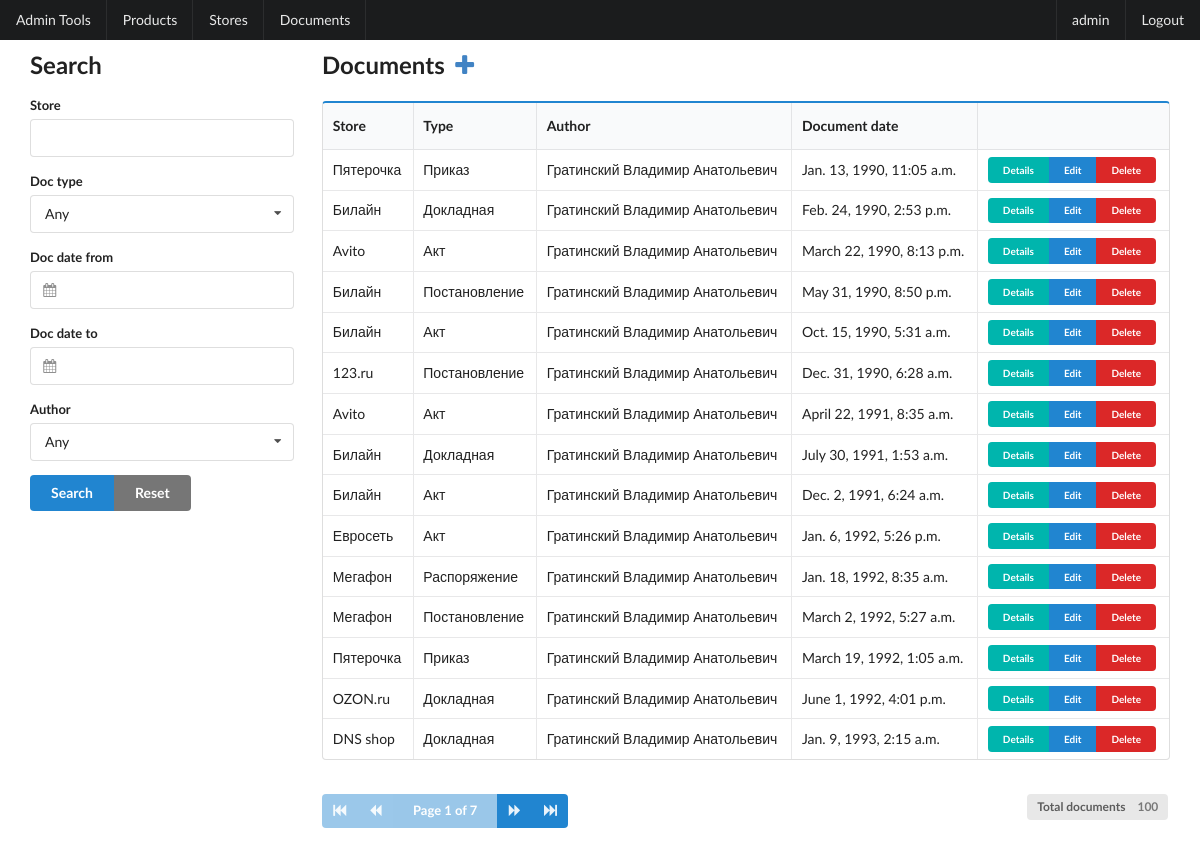
/documents/ (signed in), run on the app's committed database.
### shop/models.py (models this page shows, shortened)
class User(AbstractUser):
    patronymic = models.CharField(_('patronymic'), max_length=30, blank=True)
    date_changed = models.DateTimeField(auto_now=True)
    group = models.ForeignKey(AccessGroup, models.SET_NULL, null=True)
    objects = CustomUserManager()
    def get_full_name(self):
        full_name = '%s %s %s' % (self.last_name, self.first_name, self.patronymic)
        return full_name.strip()
    @property
    def available_types(self):
        if self.group is None:
            return None
        return self.group.doctypes.values_list('id', flat=True)
    def __str__(self):
        return self.get_full_name()
    class Meta:
        db_table = 'users'

class DocumentType(models.Model):
    name = models.CharField(max_length=128, unique=True)
    date_created = models.DateTimeField(auto_now_add=True)
    date_changed = models.DateTimeField(auto_now=True)
    class Meta:
        db_table = 'doc_types'
    def __str__(self):
        return self.name

class Document(models.Model):
    store = models.ForeignKey(Store, models.CASCADE, related_name='documents')
    doc_type = models.ForeignKey(DocumentType, models.CASCADE, related_name='documents')
    doc_date = models.DateTimeField()
    author = models.ForeignKey(settings.AUTH_USER_MODEL, models.PROTECT, related_name='documents')
    date_created = models.DateTimeField(auto_now_add=True)
    date_changed = models.DateTimeField(auto_now=True)
    class Meta:
        db_table = 'documents'

class Store(models.Model):
    name = models.CharField(max_length=128, unique=True)
    date_created = models.DateTimeField(auto_now_add=True)
    date_changed = models.DateTimeField(auto_now=True)
    class Meta:
        db_table = 'stores'
    def __str__(self):
        return self.name

### shop/views.py (the view)
# urls.py: path('documents/', views.DocumentsList.as_view(), name='documents'),
class DocumentsList(LoginRequiredMixin, ListView):
    template_name = 'shop/documents.html'
    paginate_by = 15
    model = Document
    def get_queryset(self):
        filters = {}
        available_types = self.request.user.available_types
        if available_types is None:
            return self.model.objects.none()
        filters['doc_type_id__in'] = available_types
        self.search_form = SearchDocForm(filters['doc_type_id__in'], self.request.GET)
        queryset_kwargs = {}
        if self.search_form.is_valid():
            queryset_kwargs = self.search_form.cleaned_data
        return list(DocumentsListSQL(self.request.user, **queryset_kwargs).queryset)
    def get_context_data(self, **kwargs):
        context = super().get_context_data(**kwargs)
        if hasattr(self, 'search_form'):
            context['search_form'] = self.search_form
        return context

### shop/raw_sqls.py (called while the page is built)
    def add_fields(self, *args, table=None):
        if table is None:
            table = self.table_name
        for field in args:
            self.fields.append('"{0}"."{1}"'.format(table, field))

    def join_table(self, table, field_on, table_field, join_type='INNER JOIN'):
        self.joins.append('{0} "{1}" ON ("{2}"."{3}" = "{1}"."{4}")'.format(
            join_type, table, self.table_name, table_field, field_on
        ))

    def add_filter(self, sql_filter):
        self.filters.append(sql_filter)

    def add_order(self, field, descending=False, table=None):
        if table is None:
            table = self.table_name
        self.order = 'ORDER BY "{0}"."{1}" {2}'.format(table, field, 'DESC' if descending else 'ASC')

    def generate(self):
        sql = 'SELECT {0} FROM "{1}" {2} WHERE ({3})'.format(
            ', '.join(self.fields),
            self.table_name,
            ' '.join(self.joins),
            ' AND '.join(self.filters),
        )
        if self.order is not None:
            sql += ' ' + self.order
        return sql

    def access_subquery(self):
        sql = SQLGenerator(DocumentType._meta.db_table)
        sql.add_fields('id')
        m2m_table = AccessGroup._meta.get_field('doctypes').m2m_db_table()
        doctype_col = AccessGroup._meta.get_field('doctypes').m2m_reverse_name()
        accessg_col = AccessGroup._meta.get_field('doctypes').m2m_column_name()
        sql.join_table(m2m_table, doctype_col, 'id')
        sql.add_filter('"{0}"."{1}" = {2}'.format(m2m_table, accessg_col, self.user.group_id))
        return sql.generate()

### shop/templates/shop/documents.html (shortened to what this page needs)
{% extends 'base.html' %}
{% load staticfiles %}
{% block head_block %}
    <link href="{% static 'calendar/calendar.min.css' %}" rel="stylesheet">
{% endblock %}
{% block body_block %}
    <div class="ui grid">
        {% if search_form %}
        <div class="four wide column">
            <h2>Search</h2>
            <form id="search_docs_form" method="get">
                <div class="ui form">
                {% for field in search_form %}
                    <div class="field">
                        <label>{{ field.label }}</label>
                        {{ field }}
                    </div>
                {% endfor %}
                <div class="ui buttons">
                    <input class="ui blue button" type="submit" value="Search">
                    <button id="reset_filters" class="ui grey button">Reset</button>
                </div>
                </div>
            </form>
        </div>
        {% endif %}
        <div class="twelve wide column">
            <div class="ui two column grid">
                <div class="column">
                    <h2>Documents <a href="{% url 'shop:create_document' %}"><i class="ui plus icon"></i></a></h2>
                </div>
            </div>
            <br>
            {% if object_list|length %}
                <div id="documents_table">
                    <table class="ui compact celled selectable blue table">
                        <thead>
                            <tr>
                                <th>Store</th>
                                <th>Type</th>
                                <th>Author</th>
                                <th>Document date</th>
                                <th>&nbsp;</th>
                            </tr>
                        </thead>
                        <tbody>
                            {% for document in object_list %}
                                <tr>
                                    <td>{{ document.store }}</td>
                                    <td>{{ document.doc_type }}</td>
                                    <td>{{ document.author.get_full_name }}</td>
                                    <td>{{ document.doc_date }}</td>
                                    <td><div class="ui mini buttons">
                                        <a href="{% url 'shop:document' document.id %}" class="ui teal button">Details</a>
                                        <a href="{% url 'shop:edit_document' document.id %}" class="ui blue button">Edit</a>
                                        <a href="{% url 'shop:delete_document' document.id %}" class="ui red button">Delete</a>
                                    </div></td>
                                </tr>
                            {% endfor %}
                        </tbody>
                    </table>
                    <br>
                    <div class="ui label" style="float: right">Total documents<div id="total_objs_number" class="detail">{{ paginator.count }}</div></div>
                    <div class="ui small blue buttons">
                        <a class="ui icon button pagination-btn{% if not page_obj.has_previous %} disabled{% endif %}"{% if page_obj.has_previous %} data-page="1"{% endif %}><i class="ui fast backward icon"></i></a>
                        <a class="ui icon button pagination-btn{% if not page_obj.has_previous %} disabled{% endif %}"><i class="ui backward icon"></i></a>
                        <button class="ui disabled button">Page {{ page_obj.number }} of {{ paginator.num_pages }}</button>
                        <a class="ui icon button pagination-btn{% if page_obj.number == paginator.num_pages %} disabled{% endif %}"{% if page_obj.has_next %} data-page="{{ page_obj.next_page_number }}"{% endif %}><i class="ui forward icon"></i></a>
                        <a class="ui icon button pagination-btn"{% if page_obj.has_next %} data-page="{{ paginator.num_pages }}"{% endif %}><i class="ui fast forward icon"></i></a>
                    </div>
                </div>
            {% else %}
                <h4 id="no_results_found" style="color: red;">No results found</h4>
            {% endif %}
        </div>
    </div>
{% endblock %}

### templates/base.html (shortened to what this page needs)
<!DOCTYPE html>
{% load staticfiles %}
<html lang="en">
    <head>
        <link href="{% static 'semantic/semantic.min.css' %}" rel="stylesheet">
        {% block head_block %}{% endblock %}
    </head>
    <body>
        <div id="page_header" class="ui fixed inverted menu">
            {% if user.is_staff %}
                <a class="item" href="/admin/">Admin Tools</a>
            {% endif %}
            <a class="item" href="{% url 'shop:products' %}">Products</a>
            <a class="item" href="{% url 'shop:stores' %}">Stores</a>
            <a class="item" href="{% url 'shop:documents' %}">Documents</a>
            <div class="right menu">
            {% if user.is_authenticated %}
                <a class="item">{{ user.username }}</a>
                <a id="logout" class="item">Logout</a>
            {% else %}
                <a class="item" href="{% url 'login' %}">Sign In</a>
            {% endif %}
            </div>
        </div>
        <br>
        <div style="margin: 30px;">{% block body_block %}{% endblock %}</div>
    </body>
</html>

### shop/templates/shop/calendar.html (shortened to what this page needs)
<div class="ui calendar">
    <div class="ui input left icon">
        <input type="{{ widget.type }}" data-type="date" name="{{ widget.name }}"{% if widget.value != None %} data-value="{{ widget.value|stringformat:'s' }}"{% endif %}{% for name, value in widget.attrs.items %}{% if value is not False %} {{ name }}{% if value is not True %}="{{ value|stringformat:'s' }}"{% endif %}{% endif %}{% endfor %}>
    </div>
</div>

### data on the page
User: username "admin", search_form "Any"
DocumentType: search_form "Any"
Document: store "Пятерочка", doc_type "Приказ", author.get_full_name "Гратинский Владимир Анатольевич", doc_date "Jan. 13, 1990, 11:05 a.m."
Document: store "Билайн", doc_type "Докладная", author.get_full_name "Гратинский Владимир Анатольевич", doc_date "Feb. 24, 1990, 2:53 p.m."
Document: store "Avito", doc_type "Акт", author.get_full_name "Гратинский Владимир Анатольевич", doc_date "March 22, 1990, 8:13 p.m."
Document: store "Билайн", doc_type "Постановление", author.get_full_name "Гратинский Владимир Анатольевич", doc_date "May 31, 1990, 8:50 p.m."
Document: store "Билайн", doc_type "Акт", author.get_full_name "Гратинский Владимир Анатольевич", doc_date "Oct. 15, 1990, 5:31 a.m."
Document: store "123.ru", doc_type "Постановление", author.get_full_name "Гратинский Владимир Анатольевич", doc_date "Dec. 31, 1990, 6:28 a.m."
Document: store "Avito", doc_type "Акт", author.get_full_name "Гратинский Владимир Анатольевич", doc_date "April 22, 1991, 8:35 a.m."
Document: store "Билайн", doc_type "Докладная", author.get_full_name "Гратинский Владимир Анатольевич", doc_date "July 30, 1991, 1:53 a.m."
Document: store "Билайн", doc_type "Акт", author.get_full_name "Гратинский Владимир Анатольевич", doc_date "Dec. 2, 1991, 6:24 a.m."
Document: store "Евросеть", doc_type "Акт", author.get_full_name "Гратинский Владимир Анатольевич", doc_date "Jan. 6, 1992, 5:26 p.m."
Document: store "Мегафон", doc_type "Распоряжение", author.get_full_name "Гратинский Владимир Анатольевич", doc_date "Jan. 18, 1992, 8:35 a.m."
Document: store "Мегафон", doc_type "Постановление", author.get_full_name "Гратинский Владимир Анатольевич", doc_date "March 2, 1992, 5:27 a.m."
Document: store "Пятерочка", doc_type "Приказ", author.get_full_name "Гратинский Владимир Анатольевич", doc_date "March 19, 1992, 1:05 a.m."
Document: store "OZON.ru", doc_type "Докладная", author.get_full_name "Гратинский Владимир Анатольевич", doc_date "June 1, 1992, 4:01 p.m."
Document: store "DNS shop", doc_type "Докладная", author.get_full_name "Гратинский Владимир Анатольевич", doc_date "Jan. 9, 1993, 2:15 a.m."

### other printed values
{{ field.label }} "Store" "Doc type" "Doc date from" "Doc date to" "Author"
{{ paginator.count }} "100"
{{ page_obj.number }} "1"
{{ paginator.num_pages }} "7"
